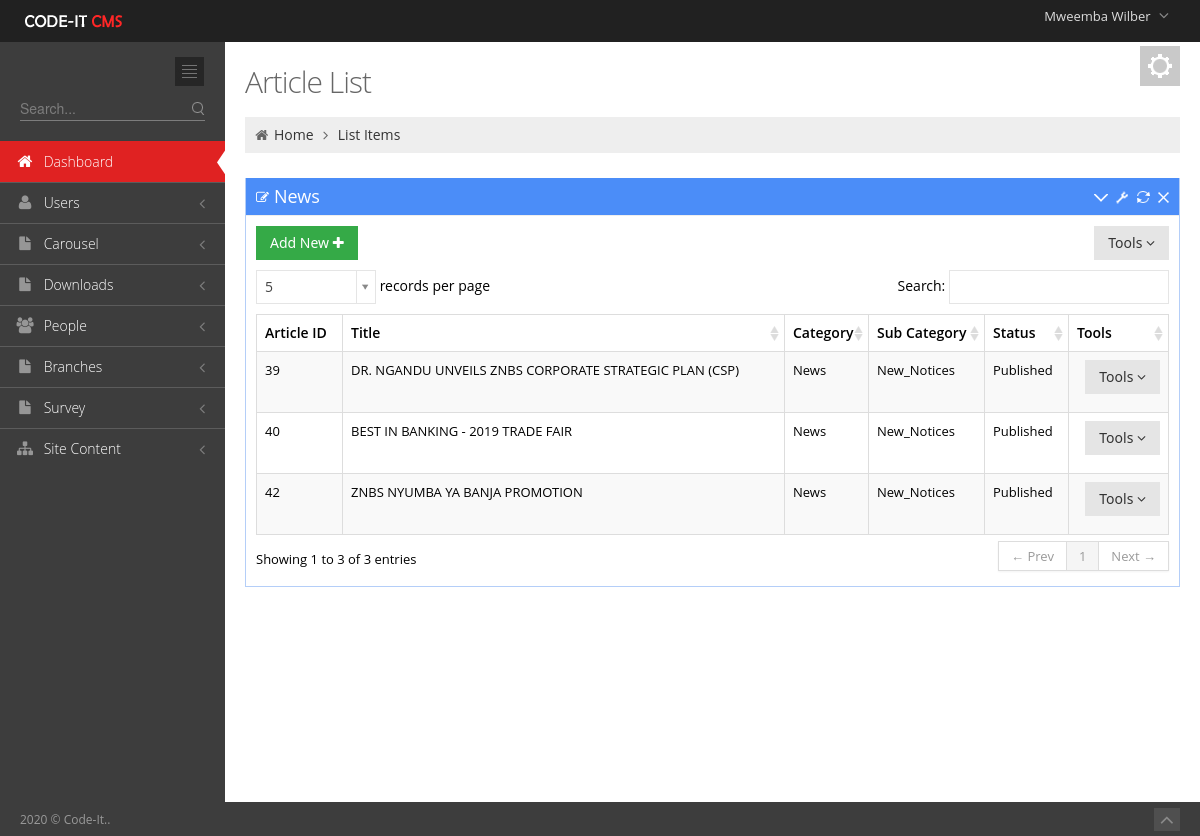
/Admin/ArticleListVision.php (signed in), run on an earlier commit of the app's database.
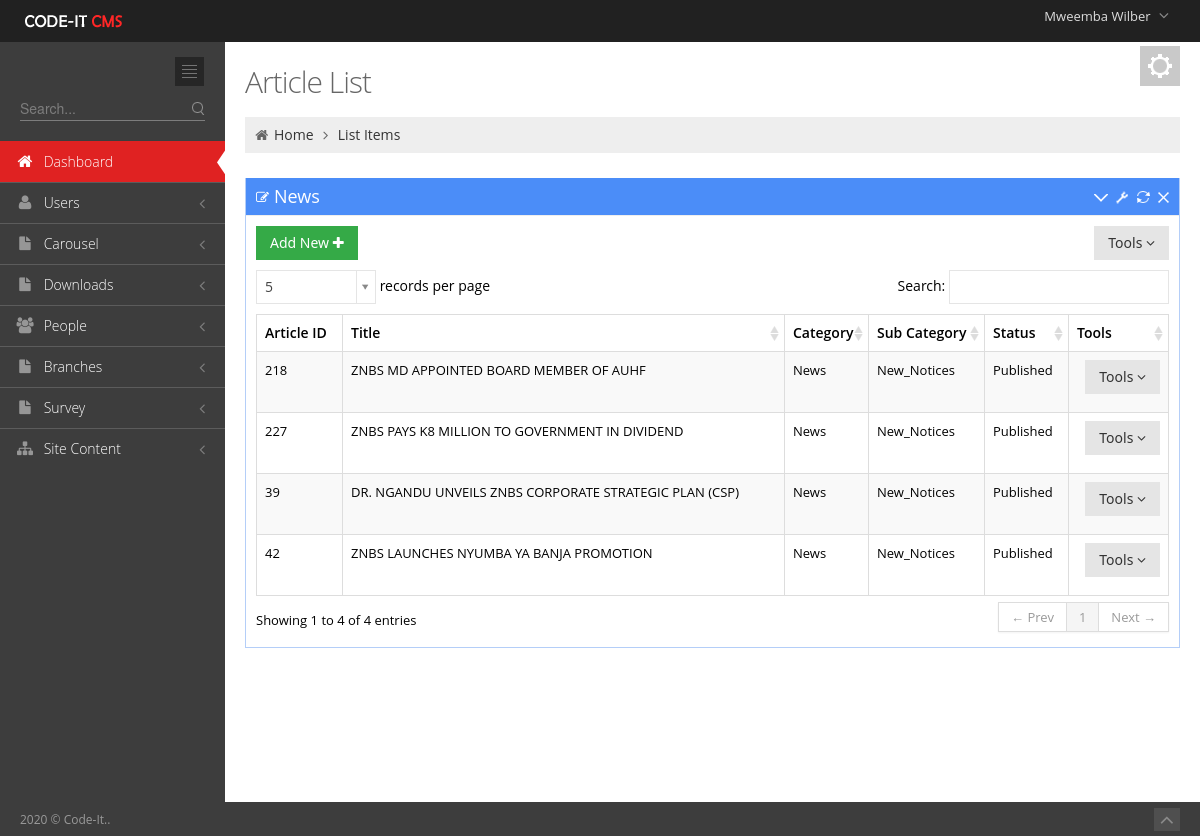
And on a later commit of the database.
### tables this page shows
CREATE TABLE `articles` (
  `article_id` int(11) NOT NULL,
  `At_Title` text NOT NULL,
  `At_content` longtext NOT NULL,
  `At_image` text NOT NULL,
  `At_sub_cat` int(11) NOT NULL,
  `At_category` int(11) NOT NULL,
  `At_status` text NOT NULL,
  `Document` text NOT NULL,
  `ytube` text NOT NULL
);

CREATE TABLE `at_categories` (
  `ID` int(11) NOT NULL,
  `Name` text NOT NULL
);

CREATE TABLE `sub_category` (
  `Sub_id` int(11) NOT NULL,
  `Sub_name` text NOT NULL,
  `Category_id` int(11) NOT NULL
);

### Admin/ArticleListVision.php (the view, shortened to what this page needs)
<?php include '../includes/sessions.php';?><!DOCTYPE html>
 <html lang="en">
<head>
	<link href="media/css/bootstrap.min.css" rel="stylesheet" type="text/css"/>
	<link href="media/css/bootstrap-responsive.min.css" rel="stylesheet" type="text/css"/>
	<link href="media/css/font-awesome.min.css" rel="stylesheet" type="text/css"/>
	<link href="media/css/style-metro.css" rel="stylesheet" type="text/css"/>
	<link href="media/css/style.css" rel="stylesheet" type="text/css"/>
	<link href="media/css/style-responsive.css" rel="stylesheet" type="text/css"/>
	<link href="media/css/default.css" rel="stylesheet" type="text/css" id="style_color"/>
	<link href="media/css/uniform.default.css" rel="stylesheet" type="text/css"/>
	<link rel="stylesheet" type="text/css" href="media/css/select2_metro.css" />
	<link rel="stylesheet" href="media/css/DT_bootstrap.css" />
</head>
<?php
include 'includes/header.php';
include 'includes/sidebar.php';
?>
		<div class="page-content">
			<div class="container-fluid">
				<div class="row-fluid">
					<div class="span12">
						<div class="color-panel hidden-phone">
							<div class="color-mode-icons icon-color"></div>
						</div>
						<h3 class="page-title">
							Article List
						</h3>
						<ul class="breadcrumb">
							<li>
								<i class="icon-home"></i>
								<a href="index.html">Home</a>
								<i class="icon-angle-right"></i>
							</li>
							<li><a href="#">List Items</a></li>
						</ul>
					</div>
				</div>
				<div class="row-fluid">
					<div class="span12">
						<div class="portlet box blue">
							<div class="portlet-title">
								<div class="caption"><i class="icon-edit"></i>News</div>
								<div class="tools">
									<a href="javascript:;" class="collapse"></a>
									<a href="#portlet-config" data-toggle="modal" class="config"></a>
									<a href="javascript:;" class="reload"></a>
									<a href="javascript:;" class="remove"></a>
								</div>
							</div>
							<div class="portlet-body">
								<div class="clearfix">
									<div class="btn-group">
										<a href="NewArticles.php"><button " class="btn green">
										Add New <i class="icon-plus"></i>
										</button></a>
									</div>
									<div class="btn-group pull-right">
										<button class="btn dropdown-toggle" data-toggle="dropdown">Tools <i class="icon-angle-down"></i>
										</button>
									</div>
								</div>
								<table class="table table-striped table-hover table-bordered" id="sample_editable_1">
									<thead>
										<tr>
											<th>Article ID</th>
											<th>Title</th>
											<th>Category</th>
											<th>Sub Category</th>
											<th>Status</th>
											<th>Tools</th>
										</tr>
									</thead>
									<tbody>
                                <?php
 $propertySQL="SELECT * FROM `articles`
 INNER JOIN `at_categories` ON `articles`.`At_category`=`at_categories`.`ID` INNER JOIN `sub_category` ON `sub_category`.`Sub_id`=`articles`.`At_sub_cat`  WHERE `At_sub_cat`='17' ";
											$results=mysqli_query($conn,$propertySQL);
											while($row5=mysqli_fetch_array($results)){
            ?>
										<tr class="">
                                             <td><?php  echo $row5['article_id']; ?></td>
											<td><?php  echo $row5['At_Title']; ?></td>
											<td><?php  echo $row5['Name']; ?></td>
											<td><?php  echo $row5['Sub_name']; ?></td>
											<td><?php  echo $row5['At_status']; ?></td>
											<td><div class="btn-group pull-right">
										<button class="btn dropdown-toggle" data-toggle="dropdown">Tools <i class="icon-angle-down"></i>
										</button>
									</div></td>
										</tr>
									<?php } 		 ?>
									</tbody>
								</table>
							</div>
						</div>
					</div>
				</div>
			</div>
		</div>
	</div>
	<div class="footer">
		<div class="footer-inner">
			2020 &copy; Code-It..
		</div>
		<div class="footer-tools">
			<span class="go-top">
			<i class="icon-angle-up"></i>
			</span>
		</div>
	</div>
</body>
</html>

What changed in the data, as far as the page shows it:
removed articles: article_id "40", At_Title "BEST IN BANKING - 2019 TRADE FAIR", at_categories.Name "News", sub_category.Sub_name "New_Notices", At_status "Published"
changed articles id 42: At_Title "ZNBS NYUMBA YA BANJA PROMOTION" → "ZNBS LAUNCHES NYUMBA YA BANJA PROMOTION"
added articles: article_id "218", At_Title "ZNBS MD APPOINTED BOARD MEMBER OF AUHF", at_categories.Name "News", sub_category.Sub_name "New_Notices", At_status "Published"
added articles: article_id "227", At_Title "ZNBS PAYS K8 MILLION TO GOVERNMENT IN DIVIDEND", at_categories.Name "News", sub_category.Sub_name "New_Notices", At_status "Published"
Also different on the page:
text written by a page script: "5 records per page Search: Showing 1 to 3 of 3 entries ← Prev 1 Next →" → "5 records per page Search: Showing 1 to 4 of 4 entries ← Prev 1 Next →"
